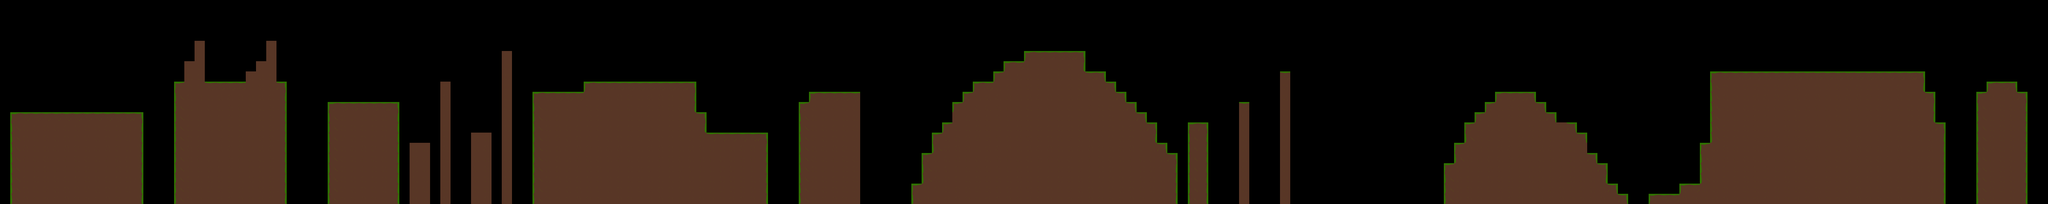

The image is a tile-based game level rendered from a .tmx file. Its description and source (layers, tilesets, objects; grid data summarised) follow:
An orthogonal 200x20 tile map with 32x32 px tiles, 1 tile layer (Ground), 2 tilesets and 16 objects.

<map version="1.10" tiledversion="1.12.0" orientation="orthogonal" renderorder="right-down" width="200" height="20" tilewidth="32" tileheight="32" infinite="0" nextlayerid="4" nextobjectid="24">
 <editorsettings>
  <export target="level1.json" format="json" />
 </editorsettings>
 <tileset firstgid="1" name="ground" tilewidth="32" tileheight="32" tilecount="7" columns="7">
  <image source="../../images/tilesets/ground.png" width="224" height="32" />
 </tileset>
 <tileset firstgid="8" name="placeholders" tilewidth="32" tileheight="32" tilecount="2" columns="2">
  <image source="../../images/tilesets/placeholders.png" width="64" height="32" />
 </tileset>
 <layer id="1" name="Ground" width="200" height="20">
  <data>[4000 cells, 1510 non-empty, 6 distinct tile ids]</data>
 </layer>
 <objectgroup id="3" name="Mushrooms">
  <object id="5" gid="9" x="736" y="128" width="32" height="32" />
  <object id="6" gid="9" x="1152" y="288" width="32" height="32" />
  <object id="9" gid="9" x="1298" y="422" width="32" height="32" />
  <object id="10" gid="9" x="1490.5" y="378.25" width="32" height="32" />
  <object id="11" gid="9" x="2330" y="379" width="32" height="32" />
  <object id="12" gid="9" x="1929" y="191" width="32" height="32" />
  <object id="13" gid="9" x="2611" y="258" width="32" height="32" />
  <object id="16" gid="9" x="3280" y="66" width="32" height="32" />
  <object id="17" gid="9" x="4131.33" y="377.333" width="32" height="32" />
  <object id="18" gid="9" x="4298" y="272" width="32" height="32" />
  <object id="19" gid="9" x="4388" y="331.333" width="32" height="32" />
  <object id="20" gid="9" x="4069.33" y="444" width="32" height="32" />
  <object id="21" gid="9" x="4226.67" y="468" width="32" height="32" />
  <object id="22" gid="9" x="4319.33" y="456" width="32" height="32" />
  <object id="23" gid="9" x="4426" y="534.667" width="32" height="32" />
 </objectgroup>
 <objectgroup id="2" name="Player">
  <object id="1" gid="8" x="192" y="320" width="32" height="32" />
 </objectgroup>
</map>
